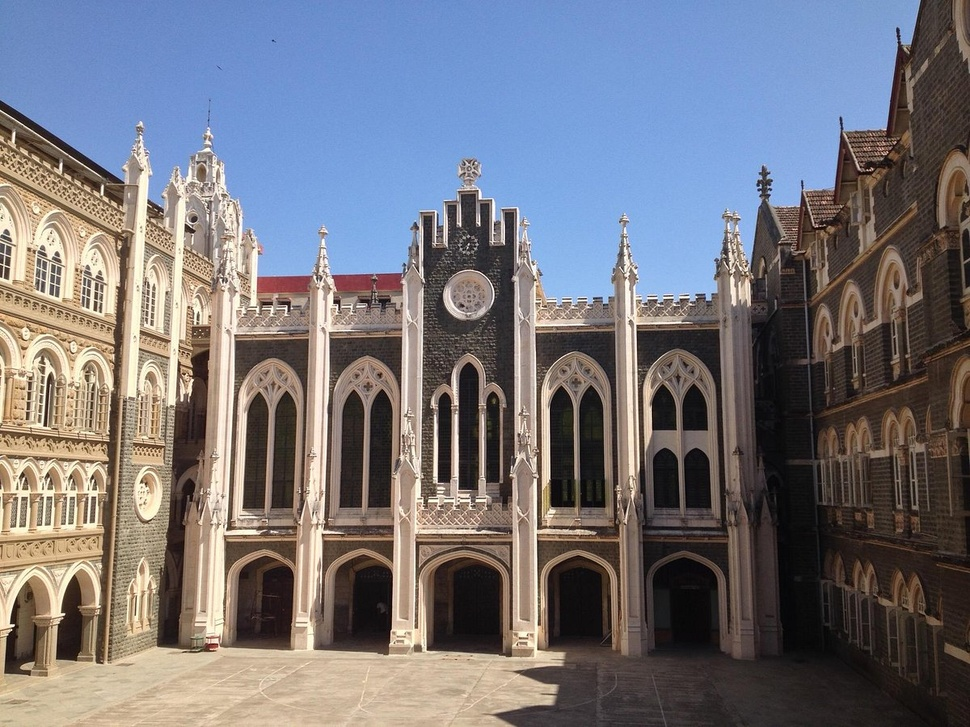
#> input picture photo.jpg, 970 x 727 px, shrunk from 1200 x 900 before the run
$ jupyter execute 'Task 3) Image to Pencil Sketch with Python.ipynb'
#> lines starting #> are read from the running program, lines starting #| are printed output that depends on the picture
## Lets Grow More

**DATA SCIENCE INTERSHIP LGMVIP(MAY-2022)**

**AUTHOR**: Jenin Johna

**PROBLEM STATEMENT**: Image to Pencil Sketch with Python

We need to read the image in RBG format and then convert it to a grayscale image. This will turn an image into a classic black and white photo. Then the next thing to do is invert the grayscale image also called negative image, this will be our inverted grayscale image. Inversion can be used to enhance details. Then we can finally create the pencil sketch by mixing the grayscale image with the inverted blurry image.

[cell 1]
import cv2
import matplotlib.pyplot as plt
from PIL import Image
import os

Orginal Image

[cell 2]
img1 = cv2.imread('photo.jpg')
#> img1 is the input picture: shape (727, 970, 3); mean B, G, R 123.5, 116.6, 117.4
cv2.imshow('OG Image' , img1);
cv2.waitKey(0)                 #to display the image until you press any key in keyboard
cv2.destroyAllWindows()

Grey Scale Image

[cell 3]
gray_img = cv2.cvtColor(img1, cv2.COLOR_BGR2GRAY)
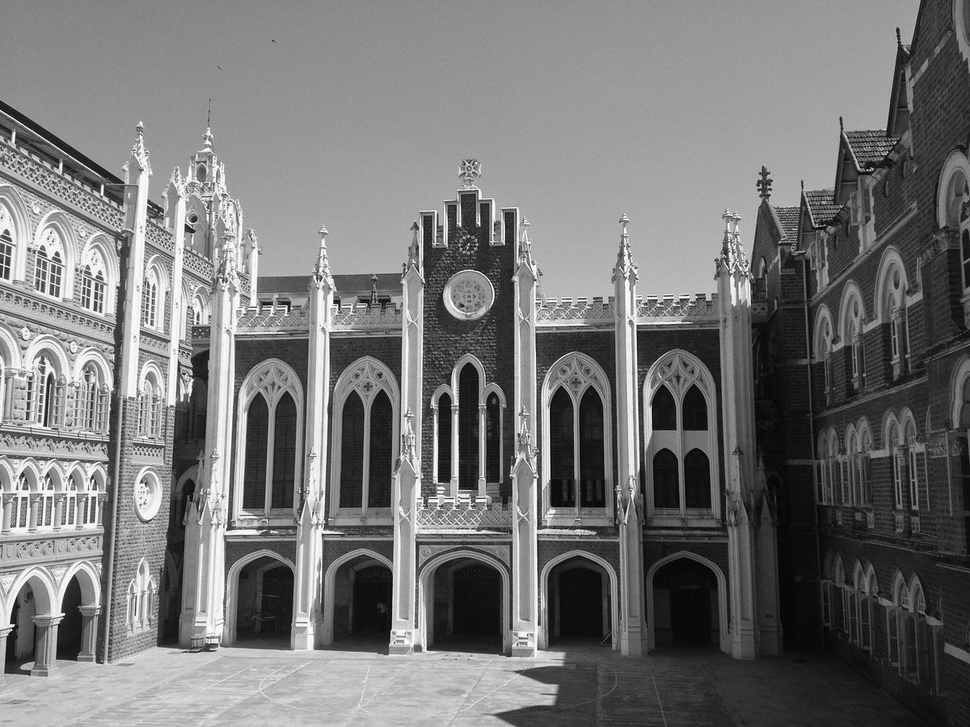
#> gray_img: shape (727, 970); min 1, max 255, mean 117.6
cv2.imshow('Gray-Scale Image' ,gray_img);
cv2.waitKey(0)                                         #to display the image until you press any key in keyboard
cv2.destroyAllWindows()

Inverted Grey Scale

[cell 4]
invert_img = cv2.bitwise_not(gray_img)
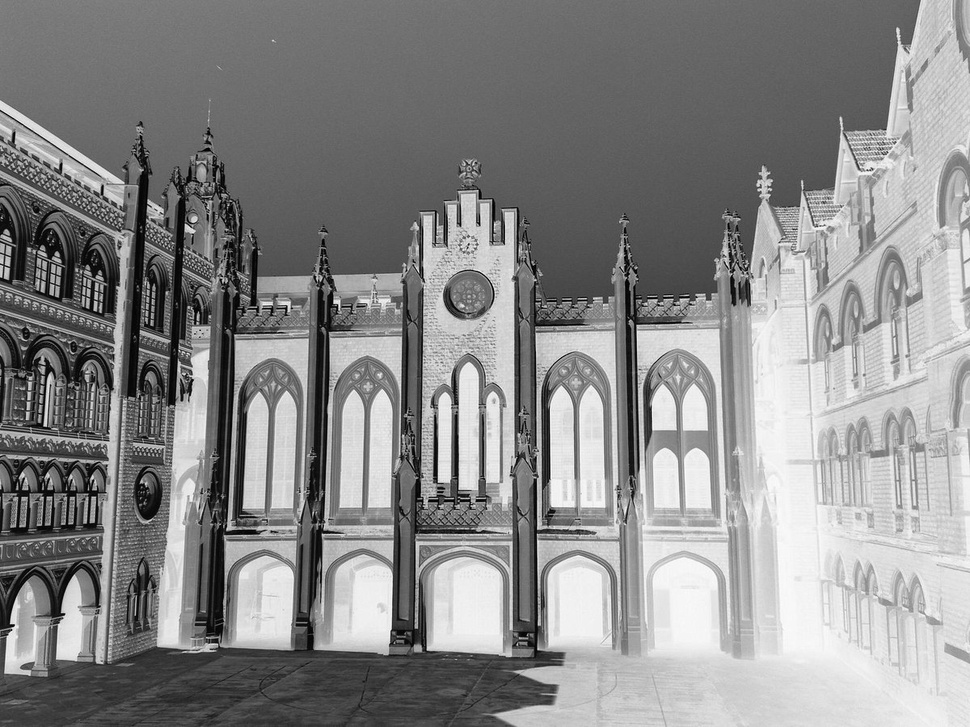
#> invert_img: shape (727, 970); min 0, max 254, mean 137.4
cv2.imshow('Inverted Gray-scale Image',invert_img)
cv2.waitKey(0)                 #to display the image until you press any key in keyboard
cv2.destroyAllWindows()

Blur Image

[cell 5]
# Blur the image
smooth_img = cv2.GaussianBlur(invert_img,(23,23),sigmaX=0, sigmaY=0)
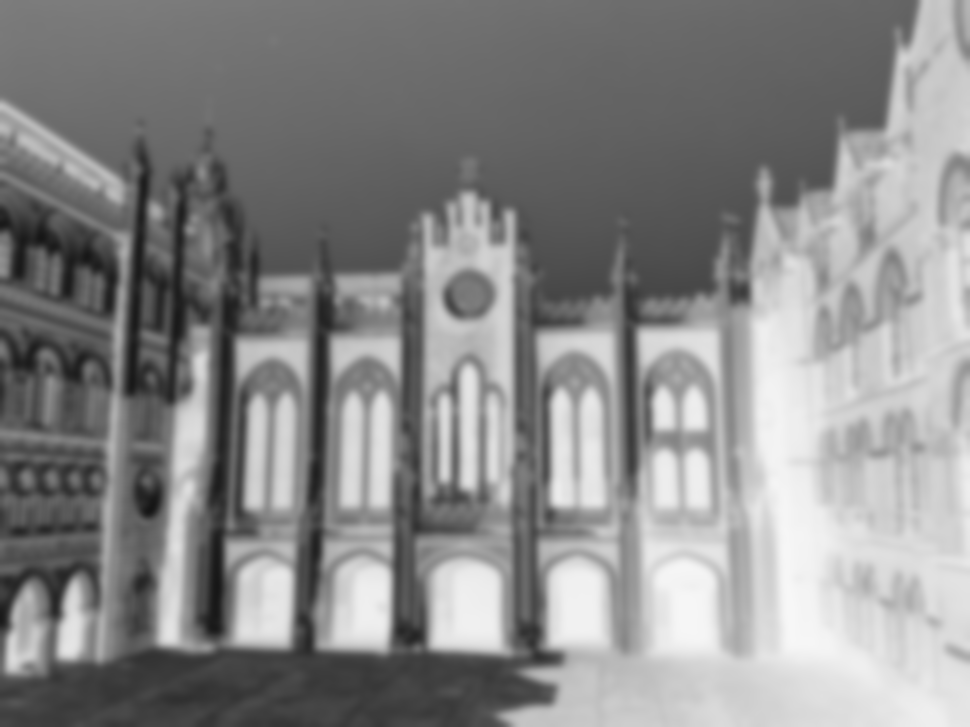
#> smooth_img: shape (727, 970); min 21, max 247, mean 137.4
cv2.imshow('Inverted Blurry Image' , smooth_img );
cv2.waitKey(0)                 #to display the image until you press any key in keyboard
cv2.destroyAllWindows()

Final Pencil Image

[cell 6]
final_img = cv2.divide(gray_img, 255-smooth_img, scale=250)
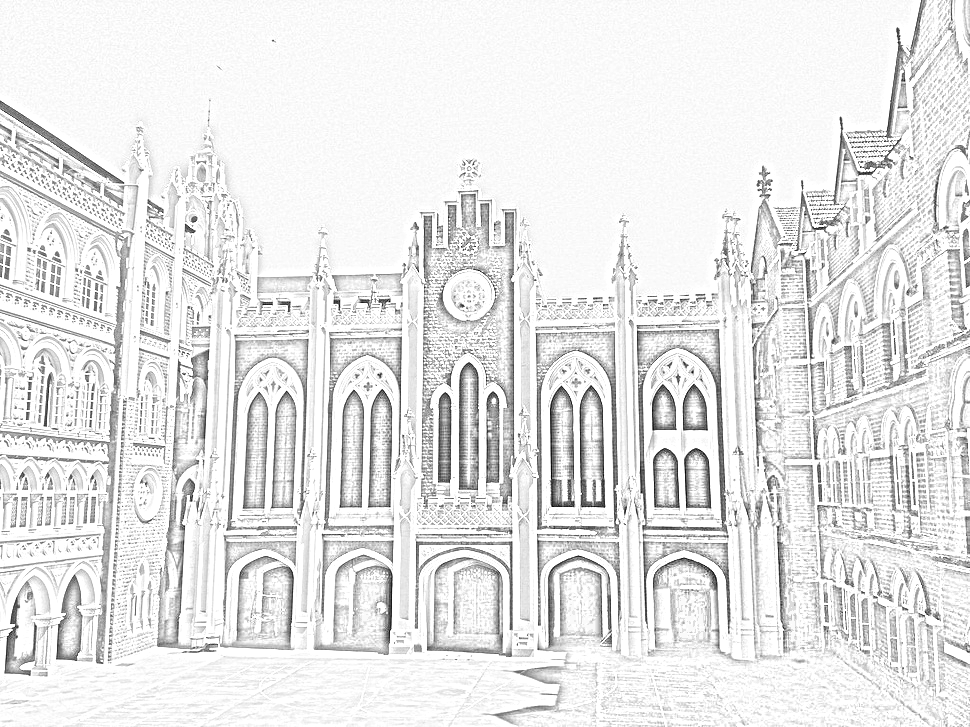
#> final_img: shape (727, 970); min 5, max 255, mean 230.7
cv2.imshow('Final Sketch' , final_img );
cv2.waitKey(0)                 #to display the image until you press any key in keyboard
cv2.destroyAllWindows()

[cell 7]
plt.figure(figsize=(7,7))
img = cv2.cvtColor(img1, cv2.COLOR_BGR2RGB)
plt.imshow(img)
plt.axis("off")
plt.title('original image')

plt.figure(figsize=(7,7))
plt.imshow(gray_img, cmap='gray')
plt.axis("off")
plt.title('Grayscale image')

plt.figure(figsize=(7,7))
plt.imshow(invert_img,cmap='gray')
plt.axis("off")
plt.title('Negative image')

plt.figure(figsize=(7,7))
plt.imshow(smooth_img, cmap='gray')
plt.axis("off")
plt.title('Blurred image')

plt.figure(figsize=(7,7))
plt.imshow(final_img, cmap='gray')
plt.axis("off")
plt.title('Pencil Sketch image')
plt.show()
